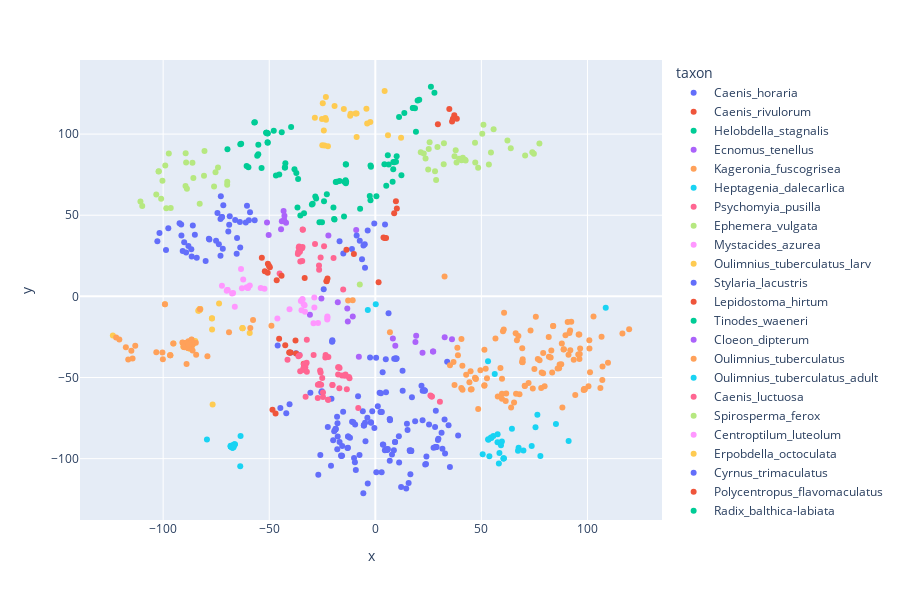

Here is the notebook cell this chart was saved with:
### Code cell
import plotly.express as px

px.scatter(tsne_individual_train,
           x="x",
           y="y",
           color="taxon",
           height=600,
           width=900)

### Figure 1 — Plotly figure (JSON) as saved in the notebook; plotly's stock layout.template omitted (floating-point values rounded to 4 significant figures; data arrays with more than 128 entries replaced by an {"elided": "..."} marker saying what was removed)
{"data": [{"hovertemplate": "taxon=Caenis_horaria<br>x=%{x}<br>y=%{y}<extra></extra>", "legendgroup": "Caenis_horaria", "marker": {"color": "#636efa", "symbol": "circle"}, "mode": "markers", "name": "Caenis_horaria", "orientation": "v", "showlegend": true, "type": "scatter", "x": {"elided": "141 float values"}, "xaxis": "x", "y": {"elided": "141 float values"}, "yaxis": "y"}, {"hovertemplate": "taxon=Caenis_rivulorum<br>x=%{x}<br>y=%{y}<extra></extra>", "legendgroup": "Caenis_rivulorum", "marker": {"color": "#EF553B", "symbol": "circle"}, "mode": "markers", "name": "Caenis_rivulorum", "orientation": "v", "showlegend": true, "type": "scatter", "x": [-39.91, -40.35, -45.33, -40.58, -42.45, -48.47, -33.74, -37.31, -47.02, -37.61], "xaxis": "x", "y": [-34.62, -34.66, -26.07, -34.63, -30.14, -69.92, -41.59, -35.25, -72.11, -27.15], "yaxis": "y"}, {"hovertemplate": "taxon=Helobdella_stagnalis<br>x=%{x}<br>y=%{y}<extra></extra>", "legendgroup": "Helobdella_stagnalis", "marker": {"color": "#00cc96", "symbol": "circle"}, "mode": "markers", "name": "Helobdella_stagnalis", "orientation": "v", "showlegend": true, "type": "scatter", "x": [-50.87, -42.39, -51.38, -51.27, -50.66, -47.86, -44.1, -50.78, -50.7, -55.65, -55.13, -55.16, -63.64, -69.69, -57.04, -63.22, -51.38, -42.65, -56.77, -39.69, -38.09, -37.23, -53.62, -42.56, -46.83, -45.27, -36.39, -59.81, -60.66], "xaxis": "x", "y": [100.4, 82.06, 100.8, 100.8, 100.5, 102.1, 101.1, 95.05, 94.68, 86.6, 93.45, 87.56, 93.73, 90.63, 107.2, 94.05, 100.8, 79.42, 107.3, 104.4, 78.28, 75.98, 79.12, 79.38, 74.49, 75.08, 72.31, 79.62, 80.31], "yaxis": "y"}, {"hovertemplate": "taxon=Ecnomus_tenellus<br>x=%{x}<br>y=%{y}<extra></extra>", "legendgroup": "Ecnomus_tenellus", "marker": {"color": "#ab63fa", "symbol": "circle"}, "mode": "markers", "name": "Ecnomus_tenellus", "orientation": "v", "showlegend": true, "type": "scatter", "x": [-43.23, -42.08, -43.15, -51.05, -50.25, -42.97, -42.83, -9.004, -44.06, -44.43, -22.11], "xaxis": "x", "y": [52.57, 45.44, 46.52, 45.55, 37.84, 47.2, 49.63, 40.89, 46.25, 41.42, 37.5], "yaxis": "y"}, {"hovertemplate": "taxon=Kageronia_fuscogrisea<br>x=%{x}<br>y=%{y}<extra></extra>", "legendgroup": "Kageronia_fuscogrisea", "marker": {"color": "#FFA15A", "symbol": "circle"}, "mode": "markers", "name": "Kageronia_fuscogrisea", "orientation": "v", "showlegend": true, "type": "scatter", "x": [-48.96, 38.95, 37.33, 58.99, 47.0, 48.49, 64.01, 72.24, 74.23, 98.23, 41.1, 35.2, 57.72, 59.73, 36.86, 42.83, 44.91, 51.46, 100.9, 86.88, 79.8, 98.48, 96.23, -10.66, 106.6, 102.9, 87.64, 83.36, 86.64, 69.27, 75.67, 107.1, 119.6, 88.89, 91.91, 69.46, 32.65, 89.64, 73.17, 66.16, 81.74, 96.54, 67.44, 107.0, 66.75, 76.6, 81.84, 65.4, 85.94, 116.5, 96.36, 60.18, 90.67, 74.98, 79.13, 98.75, 94.24, 91.82, 60.55, 59.7, 106.1, 6.898, 69.32, 77.42, 41.04, 47.33, 51.38, 45.01, 52.03, 47.38, 49.54, 38.68, 40.54, 44.36, 87.91, 79.09, 56.63, 51.43, 88.18, 78.42, 69.26, 67.96, 92.36, 61.47, 70.48, 98.46, 78.2, 45.39, 61.7, 83.82, 59.69, 52.63, 100.5, 95.65, 83.85, 95.85, 96.15, 88.74, 82.66, 93.54, 91.08, 101.2, 91.5, 60.69, 40.6, 82.96, 70.44, 69.38, 109.7, 66.34, 100.9, -12.81], "xaxis": "x", "y": [-18.09, -36.3, -54.56, -44.16, -50.1, -69.4, -68.41, -53.36, -56.72, -57.65, -57.48, -42.52, -61.76, -50.77, -40.42, -48.33, -46.16, -54.82, -32.09, -41.96, -55.34, -57.25, -38.52, -2.384, -24.92, -12.47, -41.83, -46.94, -44.29, -40.36, -12.59, -43.26, -20.26, -32.51, -33.26, -38.78, 12.22, -23.91, -21.1, -22.71, -25.08, -32.13, -24.35, -51.46, -27.06, -38.62, -37.24, -65.41, -44.38, -22.86, -35.44, -21.46, -15.75, -44.74, -34.88, -57.39, -60.74, -21.1, -20.39, -60.03, -56.53, -22.08, -40.47, -39.29, -42.76, -50.68, -55.05, -57.34, -44.67, -50.91, -45.52, -31.71, -56.51, -52.98, -29.04, -47.43, -25.95, -32.85, -68.43, -46.97, -31.94, -60.36, -15.66, -64.51, -55.18, -57.14, -56.53, -57.22, -59.85, -18.3, -63.06, -50.47, -55.32, -35.87, -18.26, -23.51, -23.48, -32.73, -37.62, -39.03, -36.04, -46.74, -22.53, -10.06, -26.26, -33.4, -55.13, -40.64, -40.97, -60.08, -26.99, -2.616], "yaxis": "y"}, {"hovertemplate": "taxon=Heptagenia_dalecarlica<br>x=%{x}<br>y=%{y}<extra></extra>", "legendgroup": "Heptagenia_dalecarlica", "marker": {"color": "#19d3f3", "symbol": "circle"}, "mode": "markers", "name": "Heptagenia_dalecarlica", "orientation": "v", "showlegend": true, "type": "scatter", "x": [73.71, 108.6, 0.221, 85.14, 53.29, 57.65, 56.3, 54.66, 67.54, 58.24, 53.2, 58.51, 55.65, 54.49, 75.51, 59.66, 64.39, -3.539, 69.82, 53.13, 53.76, 57.6, 60.41, 76.4, 50.6, 67.25, 91.12, 60.49, 77.82, 60.6, 59.24], "xaxis": "x", "y": [-92.19, -7.087, -4.882, -78.61, -88.3, -84.92, -47.89, -87.23, -93.28, -103.0, -88.06, -96.54, -86.02, -86.89, -80.68, -89.36, -81.59, -8.365, -94.99, -39.99, -98.56, -89.9, -99.91, -73.02, -97.29, -95.15, -89.14, -99.86, -98.3, -99.76, -91.8], "yaxis": "y"}, {"hovertemplate": "taxon=Psychomyia_pusilla<br>x=%{x}<br>y=%{y}<extra></extra>", "legendgroup": "Psychomyia_pusilla", "marker": {"color": "#FF6692", "symbol": "circle"}, "mode": "markers", "name": "Psychomyia_pusilla", "orientation": "v", "showlegend": true, "type": "scatter", "x": [-35.93, -34.54, -28.41, -25.78, -35.83, -35.35, -26.54, -34.44, -26.48, -36.08, -34.3, -35.77, -15.14, -34.14, -35.57, -45.11, -36.5, -36.29, -24.15, -19.68, -35.41, -36.16, -34.25], "xaxis": "x", "y": [30.71, 29.68, 32.3, 23.9, 27.9, 21.5, 19.04, 21.74, 16.39, 30.14, 30.41, 27.47, 4.195, 41.0, 27.57, 14.05, 26.13, 27.29, 30.91, 23.66, 28.88, 27.24, 41.26], "yaxis": "y"}, {"hovertemplate": "taxon=Ephemera_vulgata<br>x=%{x}<br>y=%{y}<extra></extra>", "legendgroup": "Ephemera_vulgata", "marker": {"color": "#B6E880", "symbol": "circle"}, "mode": "markers", "name": "Ephemera_vulgata", "orientation": "v", "showlegend": true, "type": "scatter", "x": [63.85, 47.0, 24.92, 40.61, 38.29, 74.74, 74.0, 62.28, 55.76, 50.97, 25.18, 25.6, 50.42, 37.9, 32.34, 29.29, 32.24, 37.34, 21.43, 41.25, 23.69, -7.311, 54.51, 47.11, 39.51, 53.53, 48.47, 42.25, 28.15, 42.59, 28.66, 22.84, 70.61, 77.35], "xaxis": "x", "y": [91.28, 94.65, 78.21, 83.82, 82.57, 87.88, 88.81, 96.05, 102.9, 105.8, 90.82, 95.04, 100.2, 90.09, 94.37, 92.11, 81.37, 86.41, 88.78, 85.42, 84.97, 7.345, 88.62, 82.51, 84.83, 81.19, 79.19, 84.16, 77.1, 83.68, 71.77, 88.05, 86.84, 94.15], "yaxis": "y"}, {"hovertemplate": "taxon=Mystacides_azurea<br>x=%{x}<br>y=%{y}<extra></extra>", "legendgroup": "Mystacides_azurea", "marker": {"color": "#FF97FF", "symbol": "circle"}, "mode": "markers", "name": "Mystacides_azurea", "orientation": "v", "showlegend": true, "type": "scatter", "x": [-72.29, -62.27, -54.01, -67.03, -60.16, -62.87, -69.62, -60.62, -60.0, -70.03, -59.17, -63.3, -69.69, -52.25, -66.23, -67.51], "xaxis": "x", "y": [6.619, 10.4, 5.198, 2.057, 5.311, 5.045, 3.89, 5.633, 5.122, 3.398, 6.759, 16.83, 3.923, 4.71, -6.406, 1.766], "yaxis": "y"}, {"hovertemplate": "taxon=Oulimnius_tuberculatus_larv<br>x=%{x}<br>y=%{y}<extra></extra>", "legendgroup": "Oulimnius_tuberculatus_larv", "marker": {"color": "#FECB52", "symbol": "circle"}, "mode": "markers", "name": "Oulimnius_tuberculatus_larv", "orientation": "v", "showlegend": true, "type": "scatter", "x": [-86.23, -88.73, -86.47, -87.04, -86.89, -62.56, -82.94, -87.43, -123.7, -87.33, -86.37, -82.44, -99.12, -62.6, -62.62, -76.98, -83.08, -87.24, -76.99, -82.82, -85.78, -86.58, -86.03, -87.37, -87.31, -89.13, -87.97, -89.24, -96.64, -90.37, -82.73, -89.65, -89.15, -76.95, -84.87, -59.2, -90.16, -88.67, -90.29, -89.14, -86.37, -90.08, -95.12, -87.54, -85.4, -83.46, -83.03, -82.69, -73.65, -76.69, -82.6, -83.18, -90.49, -82.96], "xaxis": "x", "y": [-29.51, -29.0, -29.7, -28.82, -30.63, -19.66, -8.118, -28.53, -24.05, -27.9, -30.31, -7.842, -4.845, -19.53, -19.69, -13.54, -8.403, -28.6, -13.63, -7.933, -29.33, -26.68, -27.75, -28.02, -28.5, -28.8, -29.68, -29.63, -36.29, -28.98, -7.734, -30.64, -28.97, -20.35, -27.57, -22.64, -30.14, -29.81, -31.04, -28.58, -28.75, -30.53, -29.04, -32.26, -27.87, -8.817, -8.575, -7.903, -4.432, -66.6, -7.895, -8.721, -31.05, -8.583], "yaxis": "y"}, {"hovertemplate": "taxon=Stylaria_lacustris<br>x=%{x}<br>y=%{y}<extra></extra>", "legendgroup": "Stylaria_lacustris", "marker": {"color": "#636efa", "symbol": "circle"}, "mode": "markers", "name": "Stylaria_lacustris", "orientation": "v", "showlegend": true, "type": "scatter", "x": [-88.09, -63.67, -56.86, -59.05, -71.65, -89.16, -86.55, -91.39, -85.06, -74.4, -73.74, -72.97, -71.88, -69.29, -72.81, -72.28, -65.17, -98.66, -90.78, -72.97, -68.87, -86.02, -72.3, -75.06, -60.49, -63.82, -78.21, -84.15, -92.25, -102.7, -97.57, -59.58, -101.7, -65.35, -78.44, -66.05, -61.06, -86.72, -79.97, -91.5, -90.08, -68.61], "xaxis": "x", "y": [31.05, 30.18, 46.95, 51.91, 56.13, 26.97, 24.6, 37.46, 37.94, 51.37, 32.18, 25.07, 29.32, 39.95, 61.65, 48.84, 35.94, 28.63, 27.9, 47.69, 44.19, 43.74, 48.88, 34.21, 55.84, 45.75, 35.05, 23.82, 45.13, 34.01, 41.93, 46.95, 39.01, 26.21, 35.52, 47.08, 45.5, 29.05, 21.73, 44.24, 33.43, 49.43], "yaxis": "y"}, {"hovertemplate": "taxon=Lepidostoma_hirtum<br>x=%{x}<br>y=%{y}<extra></extra>", "legendgroup": "Lepidostoma_hirtum", "marker": {"color": "#EF553B", "symbol": "circle"}, "mode": "markers", "name": "Lepidostoma_hirtum", "orientation": "v", "showlegend": true, "type": "scatter", "x": [-50.62, -50.13, -49.69, -53.48, -50.74, 9.711, 10.16, 8.891, 1.55, -46.47, -44.2, -52.07], "xaxis": "x", "y": [20.12, 18.82, 17.88, 23.74, 14.52, 58.62, 54.14, 51.17, 8.758, 9.951, 12.63, 15.51], "yaxis": "y"}, {"hovertemplate": "taxon=Tinodes_waeneri<br>x=%{x}<br>y=%{y}<extra></extra>", "legendgroup": "Tinodes_waeneri", "marker": {"color": "#00cc96", "symbol": "circle"}, "mode": "markers", "name": "Tinodes_waeneri", "orientation": "v", "showlegend": true, "type": "scatter", "x": [-14.28, -29.52, -19.22, 9.753, -27.9, -29.9, -18.26, -28.29, -26.33, -16.86, -2.269, -19.41, -2.606, -7.156, -24.17, 10.06, -13.8, -13.93, -36.68, 5.166, -33.6, 8.45, -19.74, 4.292, 8.507, 8.156, -2.257, 19.16, -2.058, -13.74, -13.88, 12.31, -22.84, -25.12, -14.75, 5.901, -14.52, -18.64, 8.865, -14.0, 0.5167, 6.314, -35.33], "xaxis": "x", "y": [70.41, 57.13, 47.35, 83.02, 60.29, 56.67, 70.7, 61.52, 45.69, 71.02, 59.24, 47.71, 61.79, 54.03, 58.68, 86.33, 81.22, 81.46, 54.73, 68.11, 51.29, 78.38, 54.83, 81.46, 82.75, 70.63, 80.64, 101.5, 79.91, 70.71, 69.72, 74.59, 62.97, 45.61, 49.19, 86.98, 70.63, 70.46, 82.66, 71.58, 61.65, 81.21, 49.84], "yaxis": "y"}, {"hovertemplate": "taxon=Cloeon_dipterum<br>x=%{x}<br>y=%{y}<extra></extra>", "legendgroup": "Cloeon_dipterum", "marker": {"color": "#ab63fa", "symbol": "circle"}, "mode": "markers", "name": "Cloeon_dipterum", "orientation": "v", "showlegend": true, "type": "scatter", "x": [-30.82, 27.17, 22.25, 27.31, -13.2, -12.95, -7.758, 8.29, 9.427, 19.27, -10.62, 36.14, 18.92, -17.68, 32.7, -25.41], "xaxis": "x", "y": [-11.37, -34.0, -34.7, -34.05, -7.505, -15.49, -37.26, -25.96, -30.4, -24.25, -12.38, -26.42, -28.13, -3.622, -25.15, -1.339], "yaxis": "y"}, {"hovertemplate": "taxon=Oulimnius_tuberculatus<br>x=%{x}<br>y=%{y}<extra></extra>", "legendgroup": "Oulimnius_tuberculatus", "marker": {"color": "#FFA15A", "symbol": "circle"}, "mode": "markers", "name": "Oulimnius_tuberculatus", "orientation": "v", "showlegend": true, "type": "scatter", "x": [-88.96, -87.8, -88.09, -100.1, -113.2, -88.17, -89.46, -90.3, -89.19, -90.36, -88.62, -87.33, -88.75, -87.45, -88.71, -90.91, -88.77, -84.45, -88.68, -90.72, -89.44, -88.45, -88.01, -99.15, -84.6, -86.37, -96.7, -89.17, -95.24, -79.13, -58.91, -122.2, -86.13, -87.34, -68.95, -103.2, -86.58, -89.87, -86.66, -90.35, -86.7, -96.61, -120.6, -87.71, -57.63, -88.12, -87.55, -87.94, -115.0, -82.64, -114.4, -117.6, -116.5, -100.3], "xaxis": "x", "y": [-41.7, -28.68, -27.61, -38.78, -30.48, -31.73, -29.94, -28.88, -28.87, -28.79, -31.34, -31.2, -31.3, -28.36, -28.79, -28.49, -31.36, -35.97, -31.49, -28.57, -31.0, -31.43, -29.71, -4.805, -28.63, -30.34, -36.28, -29.17, -29.03, -36.97, -19.48, -25.42, -33.42, -29.09, -22.18, -34.45, -26.6, -31.33, -29.41, -31.1, -28.96, -36.22, -26.58, -29.37, -14.57, -31.78, -29.13, -29.77, -33.45, -7.908, -38.33, -31.36, -38.91, -34.62], "yaxis": "y"}, {"hovertemplate": "taxon=Oulimnius_tuberculatus_adult<br>x=%{x}<br>y=%{y}<extra></extra>", "legendgroup": "Oulimnius_tuberculatus_adult", "marker": {"color": "#19d3f3", "symbol": "circle"}, "mode": "markers", "name": "Oulimnius_tuberculatus_adult", "orientation": "v", "showlegend": true, "type": "scatter", "x": [-79.36, -68.19, -63.66, -68.04, -68.1, -66.64, -67.98, -68.21, -66.15, -66.55, -67.37, -67.34, -67.29, -66.31, -67.03, -66.71, -67.29, -67.42, -63.51, -66.98], "xaxis": "x", "y": [-88.22, -92.49, -104.6, -92.66, -92.56, -91.3, -92.37, -92.04, -91.05, -91.39, -92.4, -93.21, -92.51, -91.35, -91.74, -92.71, -93.1, -93.19, -86.12, -93.14], "yaxis": "y"}, {"hovertemplate": "taxon=Caenis_luctuosa<br>x=%{x}<br>y=%{y}<extra></extra>", "legendgroup": "Caenis_luctuosa", "marker": {"color": "#FF6692", "symbol": "circle"}, "mode": "markers", "name": "Caenis_luctuosa", "orientation": "v", "showlegend": true, "type": "scatter", "x": [-35.62, -36.21, -23.55, -33.62, 30.45, -23.43, -32.63, -24.66, -33.27, -15.69, -32.37, -26.34, -16.95, -26.34, -20.2, -29.08, -27.06, -25.77, -33.41, -17.52, -33.46, -16.84, 26.63, -25.52, -13.42, -24.65, -14.03, -26.01, -35.4, -17.18, -22.13, -33.25, -20.21, -32.99, -12.15, -33.72, -32.27, -25.02, -41.39, -33.86, -17.51, -27.11, -22.21, -14.33, -8.034, -12.42, -26.28, -32.28, -32.85, -22.24, 25.98, 26.6], "xaxis": "x", "y": [-36.21, -36.93, -37.71, -41.87, -65.0, -36.12, -41.37, -61.97, -41.69, -48.69, -40.91, -54.21, -56.58, -54.0, -54.61, -36.17, -54.46, -46.85, -44.73, -48.11, -45.34, -44.17, -61.77, -54.48, -57.29, -59.23, -48.19, -45.67, -46.19, -43.66, -37.3, -41.7, -54.61, -43.71, -50.44, -44.23, -46.5, -50.35, -39.13, -44.28, -43.64, -62.69, -63.75, -48.97, -68.81, -49.64, -54.36, -26.8, -61.92, -63.77, -61.02, -61.75], "yaxis": "y"}, {"hovertemplate": "taxon=Spirosperma_ferox<br>x=%{x}<br>y=%{y}<extra></extra>", "legendgroup": "Spirosperma_ferox", "marker": {"color": "#B6E880", "symbol": "circle"}, "mode": "markers", "name": "Spirosperma_ferox", "orientation": "v", "showlegend": true, "type": "scatter", "x": [-110.7, -76.0, -89.45, -103.2, -88.8, -69.78, -75.31, -80.52, -86.19, -89.18, -74.14, -85.76, -100.3, -69.82, -98.52, -82.77, -96.43, -100.9, -102.2, -102.0, -89.39, -99.0, -97.33, -109.9, -80.75], "xaxis": "x", "y": [58.42, 67.69, 67.95, 62.78, 66.3, 70.66, 76.53, 89.64, 82.37, 82.53, 79.44, 72.98, 71.19, 68.72, 54.36, 57.12, 54.39, 60.15, 77.0, 77.09, 88.26, 80.58, 88.03, 55.73, 74.34], "yaxis": "y"}, {"hovertemplate": "taxon=Centroptilum_luteolum<br>x=%{x}<br>y=%{y}<extra></extra>", "legendgroup": "Centroptilum_luteolum", "marker": {"color": "#FF97FF", "symbol": "circle"}, "mode": "markers", "name": "Centroptilum_luteolum", "orientation": "v", "showlegend": true, "type": "scatter", "x": [-46.15, -29.12, -33.32, -22.64, -33.77, -33.14, -35.09, -28.75, -34.41, -28.72, -40.43, -22.55, -22.6, -34.33, -34.78, -26.99], "xaxis": "x", "y": [-13.57, -16.54, -5.42, -14.22, -4.84, -9.539, -2.856, -0.7403, -1.736, -6.839, -7.884, -13.18, -12.44, -1.791, -8.558, -16.4], "yaxis": "y"}, {"hovertemplate": "taxon=Erpobdella_octoculata<br>x=%{x}<br>y=%{y}<extra></extra>", "legendgroup": "Erpobdella_octoculata", "marker": {"color": "#FECB52", "symbol": "circle"}, "mode": "markers", "name": "Erpobdella_octoculata", "orientation": "v", "showlegend": true, "type": "scatter", "x": [-8.804, -28.5, -23.94, -2.351, -8.821, 4.398, -4.187, -3.83, -14.83, -23.29, -11.84, -9.32, -25.12, -23.25, 5.973, 12.15, -24.76, -23.54, -19.2, -11.63, -24.26, -24.99, -22.33], "xaxis": "x", "y": [98.16, 110.1, 93.01, 107.4, 112.8, 126.6, 115.6, 106.5, 115.5, 122.9, 111.4, 112.6, 109.3, 108.9, 99.22, 97.77, 119.0, 109.9, 117.4, 112.6, 102.2, 93.08, 92.57], "yaxis": "y"}, {"hovertemplate": "taxon=Cyrnus_trimaculatus<br>x=%{x}<br>y=%{y}<extra></extra>", "legendgroup": "Cyrnus_trimaculatus", "marker": {"color": "#636efa", "symbol": "circle"}, "mode": "markers", "name": "Cyrnus_trimaculatus", "orientation": "v", "showlegend": true, "type": "scatter", "x": [-24.32, -8.794, -3.588, -11.02, -7.318, -0.4884, 4.578, -4.97, -16.84, -4.847, -6.266, -5.584, -15.08], "xaxis": "x", "y": [4.439, 37.53, 40.61, 29.18, 34.33, 44.84, 44.35, 32.14, 33.95, 17.6, 22.8, 31.32, 26.44], "yaxis": "y"}, {"hovertemplate": "taxon=Polycentropus_flavomaculatus<br>x=%{x}<br>y=%{y}<extra></extra>", "legendgroup": "Polycentropus_flavomaculatus", "marker": {"color": "#EF553B", "symbol": "circle"}, "mode": "markers", "name": "Polycentropus_flavomaculatus", "orientation": "v", "showlegend": true, "type": "scatter", "x": [37.23, 3.857, 38.43, 36.58, 36.17, 4.435, -13.61, 34.89, 29.5, 5.077, -22.99, -22.96, -22.54, -33.29, -10.09], "xaxis": "x", "y": [111.6, 36.23, 109.5, 109.5, 107.8, 36.01, 28.68, 115.4, 106.0, 36.05, 9.377, 9.426, 11.01, 11.38, 26.07], "yaxis": "y"}, {"hovertemplate": "taxon=Radix_balthica-labiata<br>x=%{x}<br>y=%{y}<extra></extra>", "legendgroup": "Radix_balthica-labiata", "marker": {"color": "#00cc96", "symbol": "circle"}, "mode": "markers", "name": "Radix_balthica-labiata", "orientation": "v", "showlegend": true, "type": "scatter", "x": [17.88, 20.7, 27.87, 18.71, 19.95, 11.2, 26.22, 13.68, 17.66], "xaxis": "x", "y": [116.0, 121.2, 125.5, 115.9, 120.8, 110.6, 129.2, 112.9, 116.0], "yaxis": "y"}], "layout": {"height": 600, "legend": {"title": {"text": "taxon"}, "tracegroupgap": 0}, "margin": {"t": 60}, "width": 900, "xaxis": {"anchor": "y", "domain": [0, 1], "title": {"text": "x"}}, "yaxis": {"anchor": "x", "domain": [0, 1], "title": {"text": "y"}}}}
